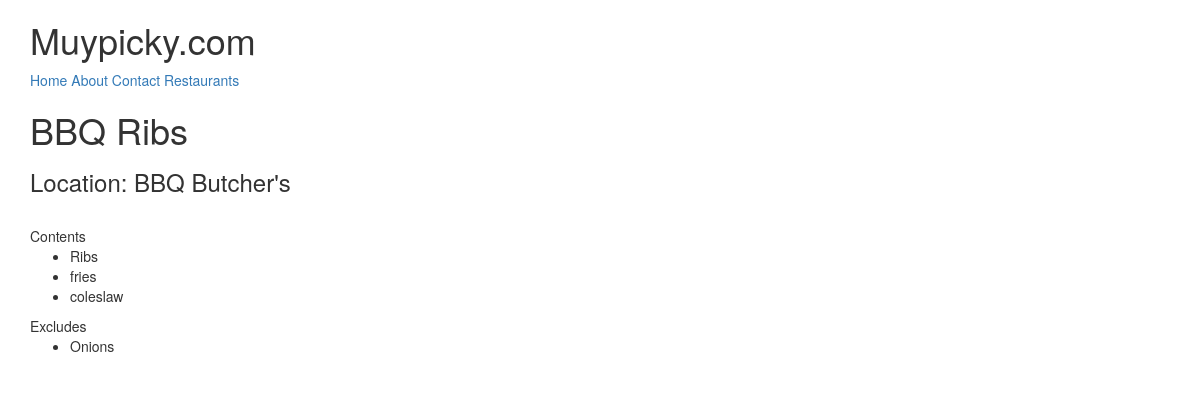
Screenshot of /items/1/ (signed in) with the database file from the repository.
### menus/models.py (models this page shows, shortened)
class Item(models.Model):
	user 		= models.ForeignKey(settings.AUTH_USER_MODEL)
	restaurant 	= models.ForeignKey(RestaurantLocation)
	name 		= models.CharField(max_length=120)
	contents	= models.TextField(help_text='Separate each item by comma')
	excludes	= models.TextField(blank=True, null=True, help_text='Separate each item by comma')
	public		= models.BooleanField(default=True)
	timestamp   = models.DateTimeField(auto_now_add=True)
	updated     = models.DateTimeField(auto_now=True)
	class Meta:
		ordering = ['-updated','-timestamp']
	def get_contents(self):
		return self.contents.split(',')
	def get_excludes(self):
		return self.excludes.split(',')

### restaurants/models.py (models this page shows, shortened)
class RestaurantLocation(models.Model):
	owner 		= models.ForeignKey(User)
	name 		= models.CharField(max_length=120)
	location 	= models.CharField(max_length=120, null=True, blank=True)
	category 	= models.CharField(max_length=120, null=True, blank=True, validators=[validate_category])
	timestamp   = models.DateTimeField(auto_now_add=True)
	updated     = models.DateTimeField(auto_now=True)
	slug		= models.SlugField(null=True, blank=True)

### menus/views.py (the view)
# urls.py: url(r'^(?P<pk>\d+)/$', ItemDetailView.as_view(), name='detail')
class ItemDetailView(DetailView):
	def get_queryset(self):
		return Item.objects.filter(user=self.request.user)

### menus/templates/menus/item_detail.html (shortened to what this page needs)
{% extends "base.html" %}
{% block content %}
<h1>{{ object.name }}</h1>
<h3>Location: {{ object.restaurant.name }}</h3>
<a href='{{ obj.get_absolute_url }}'> </a> <br>
{% if object.contents %}
Contents
<ul>
	{% for item in object.get_contents %}
	<li>{{ item }}</li>
	{% endfor %}
</ul>
{% endif %}
{% if object.excludes %}
Excludes
<ul>
	{% for item in object.get_excludes %}
	<li>{{ item }}</li>
	{% endfor %}
</ul>
{% endif %}
{% endblock content %}

### rows the page displays
Item: name "BBQ Ribs", restaurant.name "BBQ Butcher's", get_excludes "Onions"

### other values shown
{{ item }} "Ribs" "fries" "coleslaw"
